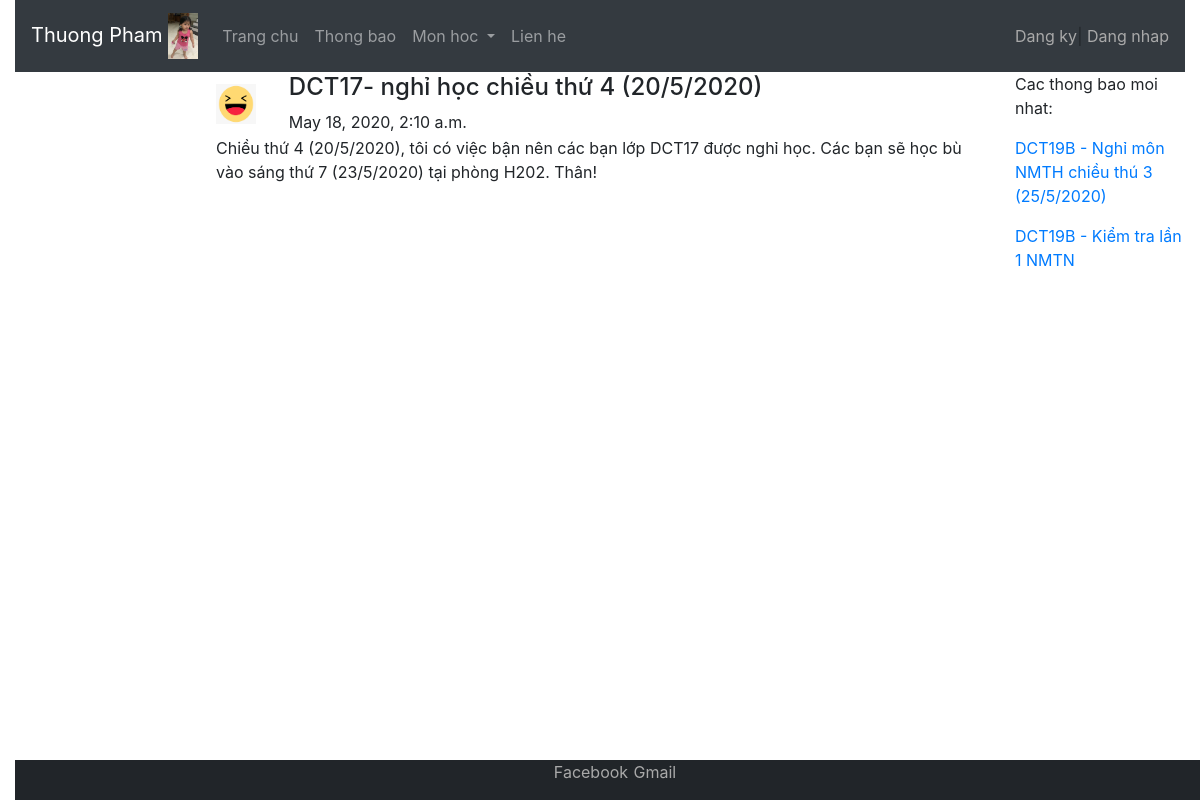
Page /ThongBao/1/ on the committed database.
### AppChinh/models.py (models this page shows)
class ThongBao(models.Model):
    LoaiTB = models.ForeignKey(LoaiThongBao,on_delete=models.CASCADE)
    TieuDeTB = models.CharField(max_length=100)
    NoiDungTB = models.TextField()
    NgayTB = models.DateTimeField(auto_now_add=True)

class LoaiThongBao(models.Model):
    LoaiTB = models.CharField(max_length=10)
    AnhTB = models.ImageField(blank=True)

### AppChinh/views.py (the view)
# urls.py: path('ThongBao/<int:pk>/', views.ThongBaoDetailView.as_view(), name="tbct"),#Vi DetailView truy van bang primary key cua model nen ta dua vao bien pk, int:pk the hien bien pk voi kieu du lieu la int
class ThongBaoDetailView(DetailView):
    model = ThongBao
    template_name='pages/ThongBaoChiTiet.html'

### AppChinh/context_processors.py (called while the page is built)
def layThongTin(request):
    dsmon = Mon.objects.all()
    tbMoiNhat = ThongBao.objects.all().order_by('-NgayTB')[:2]
    return {'dsmon': dsmon, 'tb':tbMoiNhat}

### AppChinh/templates/pages/ThongBaoChiTiet.html (shortened to what this page needs)
{% extends "pages/Base.html" %}
{% block noidung %}
<table>
    <tr>
        <td>
            <img src="{{thongbao.LoaiTB.AnhTB.url}}" width="40px" height="40px"/>
        </td>
        <td>
            <h4>{{thongbao.TieuDeTB}}</h4>
            <h8>{{thongbao.NgayTB}}</h8>
        </td>
    </tr>
    <tr>
        <td colspan="2">
            {{thongbao.NoiDungTB}}
        </td>
    </tr>
</table>
{% endblock %}

### AppChinh/templates/pages/Base.html (shortened to what this page needs)
<!DOCTYPE html>
<html lang="en">
<head>
    {% load static %}
    <link rel="stylesheet" href="{% static 'css/bootstrap.min.css'%}" type="text/css" />
    <link rel="stylesheet" href="{% static 'tuTao.css' %}" type="text/css"/>
</head>
<body>
    <div class="container-fluid">
        <nav class="navbar navbar-expand-sm bg-dark navbar-dark sticky-top">
            <a class="navbar-brand" href="/">Thuong Pham
                <img src="{% static 'muoi.jpg' %}" style="width:30px;"/>
            </a>
            <div class="collapse navbar-collapse" id="collapsibleNavbar">
                <ul class="navbar-nav mr-auto">
                    <li class="nav-item">
                        <a class="nav-link" href="/">Trang chu</a>
                    </li>
                    <li class="nav-item">
                        <a class="nav-link" href="/ThongBao">Thong bao</a>
                    </li>
                    <li class="nav-item dropdown">
                        <a class="nav-link dropdown-toggle" href="/MonHoc" id="navbardrop" data-toggle="dropdown">
                        Mon hoc
                        </a>
                    </li>
                    <li class="nav-item">
                        <a class="nav-link" href="/lienhe">Lien he</a>
                    </li>
                </ul>
            </div>
            <ul class="navbar-nav ml-auto">
                {% if request.session.username %}
                <li class="nav-item">
                    <a style="color:darkgray;">Xin chao {{request.session.username}}</a>|
                    <a style="color: darkgray;" href="{% url 'Logout' %}">Dang xuat</a>
                </li>
                {% else %}
                <li class="nav-item">
                    <a style="color:darkgray;" href="{% url 'Dangky' %}">Dang ky</a>|
                    <a style="color:darkgray;" href="{% url 'Dangnhap' %}">Dang nhap</a>
                </li>
                {% endif %}
            </ul>
        </nav>
        <div class="row">
            <div class="col-sm-2">
            </div>
            <div class="col-sm-8">
                <div>
                    {% block noidung %}
                    {% endblock %}
                </div>
            </div>
            <div class="col-sm-2">
                <div>
                    <p>Cac thong bao moi nhat:</p>
                    {% for t in tb %}
                        <p><a href="{% url 'tbct' t.id %}">{{t.TieuDeTB}}</a></p>
                    {% endfor %}
                </div>
            </div>
        </div>
        <div class="footer">
            <center><a style="color:darkgray;" href="">Facebook</a>|<a style="color:darkgray;" href="">Gmail</a></center>
        </div>
    </div>
</body>
</html>

### static/tuTao.css (style rules this page uses)
html { position: relative; min-height: 100%; }
body { margin-bottom: 40px; }
.footer { position: absolute; bottom: 0; width: 100%; height: 40px; background-color: #212529; }

### rows in the picture
ThongBao: LoaiTB.AnhTB (picture), TieuDeTB "DCT17- nghỉ học chiều thứ 4 (20/5/2020)", NgayTB "May 18, 2020, 2:10 a.m.", NoiDungTB "Chiều thứ 4 (20/5/2020), tôi có việc bận nên các bạn lớp DCT17 được nghỉ học. Các bạn sẽ học bù vào sáng thứ 7 (23/5/2020) tại phòng H202. Thân!"
ThongBao: TieuDeTB "DCT19B - Nghỉ môn NMTH chiều thú 3 (25/5/2020)"
ThongBao: TieuDeTB "DCT19B - Kiểm tra lần 1 NMTN"
